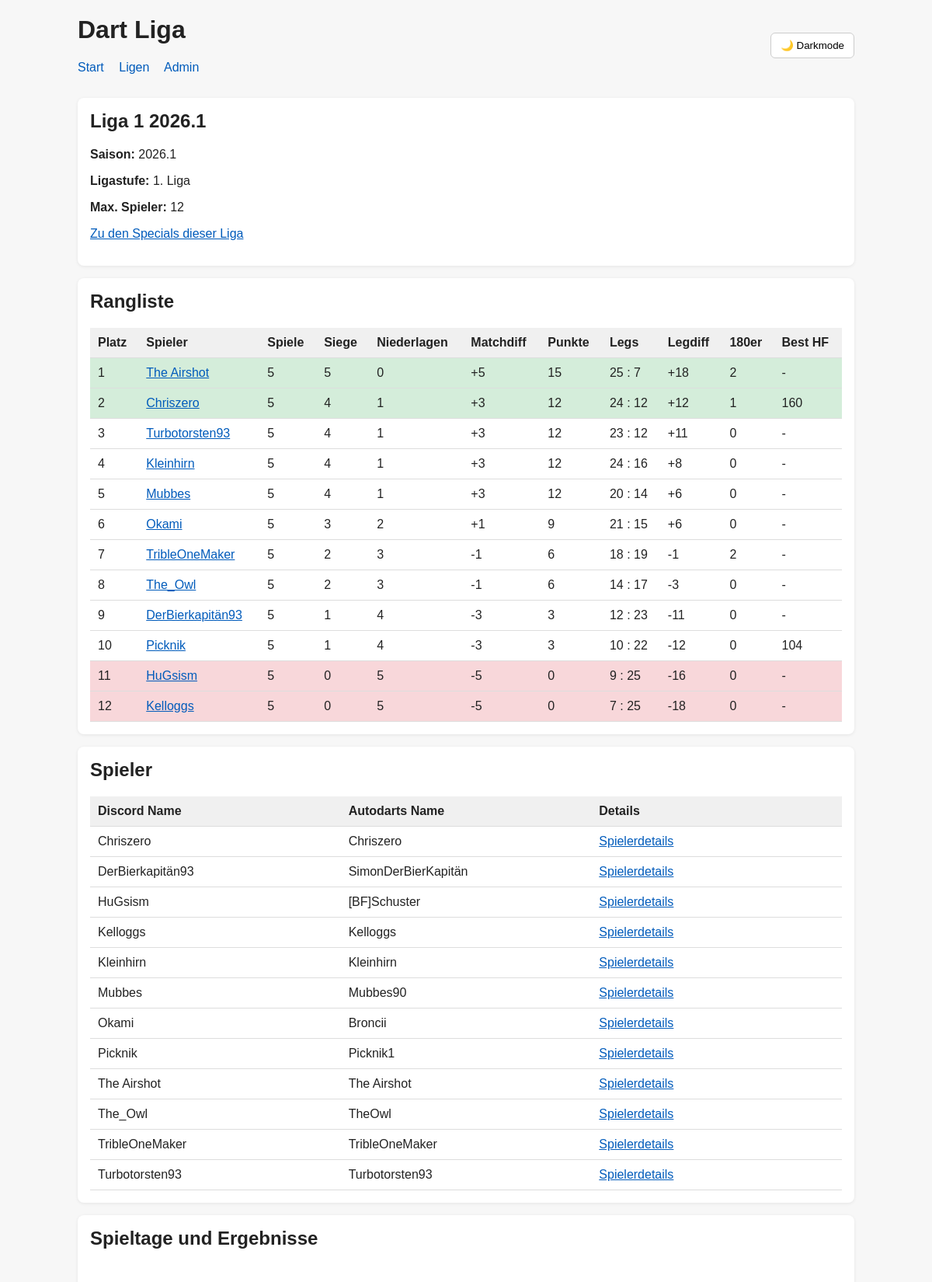
Page /ligen/1/ (upper part) on the committed database.
### leagues/models.py (models this page shows, shortened)
class League(models.Model):
    season = models.ForeignKey(
        Season,
        on_delete=models.CASCADE,
        related_name="leagues"
    )
    tier = models.ForeignKey(
        LeagueTier,
        on_delete=models.PROTECT,
        related_name="leagues"
    )
    name = models.CharField(max_length=100)
    max_players = models.PositiveIntegerField(default=12)
    is_public = models.BooleanField(default=True)
    class Meta:
        ordering = ["tier__order", "name"]
        unique_together = ["season", "name"]

class Season(models.Model):
    name = models.CharField(max_length=50, unique=True)
    is_active = models.BooleanField(default=False)
    class Meta:
        ordering = ["-id"]

class LeagueTier(models.Model):
    name = models.CharField(max_length=100)
    order = models.PositiveIntegerField(default=1)
    class Meta:
        ordering = ["order", "name"]

class LeaguePlayer(models.Model):
    league = models.ForeignKey(
        League,
        on_delete=models.CASCADE,
        related_name="league_players"
    )
    player = models.ForeignKey(
        "players.Player",
        on_delete=models.CASCADE,
        related_name="league_entries"
    )
    class Meta:
        ordering = ["league", "player"]
        constraints = [
            models.UniqueConstraint(fields=["player"], name="unique_player_one_league"),
        ]

### players/models.py (models this page shows, shortened)
class Player(models.Model):
    discord_name = models.CharField(
        max_length=100,
        unique=True,
        verbose_name="Discord Name"
    )
    autodarts_name = models.CharField(
        max_length=100,
        unique=True,
        verbose_name="Autodarts Name"
    )
    display_name = models.CharField(max_length=150, blank=True)
    is_active = models.BooleanField(default=True, verbose_name="Spieler aktiv")
    is_blocked = models.BooleanField(default=False, verbose_name="Spieler gesperrt")
    class Meta:
        ordering = ["display_name"]
        verbose_name = "Spieler"
        verbose_name_plural = "Spieler"
    def __str__(self):
        return self.display_name or f"{self.discord_name} / {self.autodarts_name}"

### matches/models.py (models this page shows, shortened)
class Match(models.Model):
    matchday = models.ForeignKey(
        Matchday,
        on_delete=models.CASCADE,
        related_name="matches"
    )
    player1 = models.ForeignKey(
        "players.Player",
        on_delete=models.PROTECT,
        related_name="matches_as_player1"
    )
    player2 = models.ForeignKey(
        "players.Player",
        on_delete=models.PROTECT,
        related_name="matches_as_player2"
    )
    player1_legs = models.PositiveIntegerField(default=0)
    player2_legs = models.PositiveIntegerField(default=0)
    winner = models.ForeignKey(
        "players.Player",
        on_delete=models.SET_NULL,
        null=True,
        blank=True,
        related_name="won_matches"
    )
    is_finished = models.BooleanField(default=False)
    class Meta:
        ordering = ["matchday", "id"]
        verbose_name = "Spiel"
        verbose_name_plural = "Spiele"

### public/views.py (the view)
# urls.py: path("ligen/<int:league_id>/", views.league_detail, name="league_detail"),
def league_detail(request, league_id):
    league = get_object_or_404(
        League.objects.select_related("season", "tier"),
        id=league_id,
    )
    league_players = list(
        league.league_players
        .select_related("player")
        .order_by("player__display_name")
    )
    matchdays = (
        Matchday.objects.filter(league=league)
        .prefetch_related(
            "matches__player1",
            "matches__player2",
            "matches__winner",
            "matches__specials__player",
            "matches__player_stats__player",
        )
        .order_by("number")
    )
    table = {}
    league_entries_for_ranking = list(
        league.league_players.select_related("player").all()
    )
    for entry_index, entry in enumerate(league_entries_for_ranking, start=1):
        player = entry.player
        table[player.id] = {
            "player": player,
            "matches": 0,
            "wins": 0,
            "losses": 0,
            "points": 0,
            "legs_for": 0,
            "legs_against": 0,
            "leg_diff": 0,
            "match_diff": 0,
            "count_180": 0,
            "best_highfinish": 0,
            "entry_order": entry_index,
        }
    for matchday in matchdays:
        matches = list(matchday.matches.all())
        for match in matches:
            specials = list(match.specials.all())
            match.specials_highfinish = [
                special for special in specials if special.special_type == "highfinish"
            ]
            match.has_highfinish = len(match.specials_highfinish) > 0
            if not match.is_finished:
                continue
            player1 = match.player1
            player2 = match.player2
            if player1.id not in table or player2.id not in table:
                continue
            table[player1.id]["matches"] += 1
            table[player2.id]["matches"] += 1
            table[player1.id]["legs_for"] += match.player1_legs
            table[player1.id]["legs_against"] += match.player2_legs
            table[player2.id]["legs_for"] += match.player2_legs
            table[player2.id]["legs_against"] += match.player1_legs
            if match.winner_id == player1.id:
                table[player1.id]["wins"] += 1
                table[player1.id]["points"] += 3
                table[player2.id]["losses"] += 1
            elif match.winner_id == player2.id:
                table[player2.id]["wins"] += 1
                table[player2.id]["points"] += 3
                table[player1.id]["losses"] += 1
            for stat in match.player_stats.all():
                if stat.player_id not in table:
                    continue
                table[stat.player_id]["count_180"] += stat.throws_180 or 0
            for special in specials:
                if special.player_id not in table:
                    continue
                if special.special_type == "highfinish":
                    if special.value > table[special.player_id]["best_highfinish"]:
                        table[special.player_id]["best_highfinish"] = special.value
    for row in table.values():
        row["leg_diff"] = row["legs_for"] - row["legs_against"]
        row["match_diff"] = row["wins"] - row["losses"]
    ranking = sorted(
        table.values(),
        key=lambda row: (
            -row["points"],
            -row["leg_diff"],
            row["entry_order"],
        )
    )
    for index, row in enumerate(ranking, start=1):
        row["position"] = index
    context = {
        "league": league,
        "league_players": league_players,
        "matchdays": matchdays,
        "ranking": ranking,
    }
    return render(request, "public/league_detail.html", context)

### templates/public/league_detail.html (shortened to what this page needs)
{% extends "public/base.html" %}
{% block content %}
<div class="card">
    <h2>{{ league.name }}</h2>
    <p><strong>Saison:</strong> {{ league.season.name }}</p>
    <p><strong>Ligastufe:</strong> {{ league.tier.name }}</p>
    <p><strong>Max. Spieler:</strong> {{ league.max_players }}</p>
    <p>
        <a href="{% url 'league_specials' league.id %}">Zu den Specials dieser Liga</a>
    </p>
</div>
<div class="card">
    <h2>Rangliste</h2>
    {% if ranking %}
        <table>
            <thead>
                <tr>
                    <th>Platz</th>
                    <th>Spieler</th>
                    <th>Spiele</th>
                    <th>Siege</th>
                    <th>Niederlagen</th>
                    <th>Matchdiff</th>
                    <th>Punkte</th>
                    <th>Legs</th>
                    <th>Legdiff</th>
                    <th>180er</th>
                    <th>Best HF</th>
                </tr>
            </thead>
            <tbody>
                {% for row in ranking %}
                    <tr
                        {% if forloop.counter <= 2 %}
                            class="rank-top"
                        {% elif forloop.counter > ranking|length|add:"-2" %}
                            class="rank-bottom"
                        {% endif %}
                    >
                        <td>{{ row.position }}</td>
                        <td><a href="{% url 'player_detail' row.player.id %}">{{ row.player.display_name }}</a></td>
                        <td>{{ row.matches }}</td>
                        <td>{{ row.wins }}</td>
                        <td>{{ row.losses }}</td>
                        <td>
                            {% if row.match_diff > 0 %}
                                +{{ row.match_diff }}
                            {% else %}
                                {{ row.match_diff }}
                            {% endif %}
                        </td>
                        <td>{{ row.points }}</td>
                        <td>{{ row.legs_for }} : {{ row.legs_against }}</td>
                        <td>{% if row.leg_diff > 0 %}
                                +{{ row.leg_diff }}
                            {% else %}
                                {{ row.leg_diff }}
                            {% endif %}</td>
                        <td>{{ row.count_180 }}</td>
                        <td>
                            {% if row.best_highfinish > 0 %}
                                {{ row.best_highfinish }}
                            {% else %}
                                -
                            {% endif %}
                        </td>
                    </tr>
                {% endfor %}
            </tbody>
        </table>
    {% else %}
        <p>Keine Rangliste verfügbar.</p>
    {% endif %}
</div>
<div class="card">
    <h2>Spieler</h2>
    {% if league_players %}
        <table class="player-table">
            <thead>
                <tr>
                    <th>Discord Name</th>
                    <th>Autodarts Name</th>
                    <th>Details</th>
                </tr>
            </thead>
            <tbody>
                {% for entry in league_players %}
                    <tr>
                        <td>{{ entry.player.discord_name }}</td>
                        <td>{{ entry.player.autodarts_name }}</td>
                        <td><a href="{% url 'player_detail' entry.player.id %}">Spielerdetails</a></td>
                    </tr>
                {% endfor %}
            </tbody>
        </table>
    {% else %}
        <p>Keine Spieler in dieser Liga.</p>
    {% endif %}
</div>
<div class="card">
    <h2>Spieltage und Ergebnisse</h2>
    {% if matchdays %}
        {% for matchday in matchdays %}
            <br><br>
        {% endfor %}
    {% else %}
        <p>Keine Spieltage vorhanden.</p>
    {% endif %}
</div>
{% endblock %}

### templates/public/base.html (style rules this page uses)
body { font-family: Arial, sans-serif; max-width: 1000px; margin: 0 auto; padding: 20px; background: #f7f7f7; color: #222; }
.card { background: white; padding: 16px; margin-bottom: 16px; border-radius: 8px; box-shadow: 0 1px 4px rgba(0,0,0,0.08); }
table { width: 100%; border-collapse: collapse; background: white; }
th, td { padding: 10px; border-bottom: 1px solid #ddd; text-align: left; }
th { background-color: #f0f0f0; }
h1, h2, h3 { margin-top: 0; }
.player-table { width: 100%; border-collapse: collapse; table-layout: fixed; margin-top: 10px; }
.player-table th, .player-table td { padding: 10px; text-align: left; border-bottom: 1px solid #ddd; }
.player-table th { background-color: #f0f0f0; font-weight: bold; }
.player-table th, .player-table td { word-break: break-word; }
.rank-top { background-color: #d4edda; }
.rank-bottom { background-color: #f8d7da; }
a, a:visited { color: #005bbb; }

### rows in the picture
League: name "Liga 1 2026.1", season.name "2026.1", tier.name "1. Liga", max_players "12"
Player: player.display_name "The Airshot"
Player: player.display_name "Chriszero"
Match: position "3", player.display_name "Turbotorsten93", matches "5", wins "4", losses "1", match_diff "3", points "12", legs_for "23", legs_against "12", leg_diff "11", count_180 "0"
Player: player.display_name "Kleinhirn"
Player: player.display_name "Mubbes"
Match: position "6", player.display_name "Okami", matches "5", wins "3", losses "2", match_diff "1", points "9", legs_for "21", legs_against "15", leg_diff "6", count_180 "0"
Player: player.display_name "TribleOneMaker"
Player: player.display_name "The_Owl"
Player: player.display_name "DerBierkapitän93"
Player: player.display_name "Picknik"
Player: player.display_name "HuGsism"
Player: player.display_name "Kelloggs"
LeaguePlayer: player.discord_name "Chriszero", player.autodarts_name "Chriszero"
LeaguePlayer: player.discord_name "DerBierkapitän93", player.autodarts_name "SimonDerBierKapitän"
LeaguePlayer: player.discord_name "HuGsism", player.autodarts_name "[BF]Schuster"
LeaguePlayer: player.discord_name "Kelloggs", player.autodarts_name "Kelloggs"
LeaguePlayer: player.discord_name "Kleinhirn", player.autodarts_name "Kleinhirn"
LeaguePlayer: player.discord_name "Mubbes", player.autodarts_name "Mubbes90"
LeaguePlayer: player.discord_name "Okami", player.autodarts_name "Broncii"
LeaguePlayer: player.discord_name "Picknik", player.autodarts_name "Picknik1"
LeaguePlayer: player.discord_name "The Airshot", player.autodarts_name "The Airshot"
LeaguePlayer: player.discord_name "The_Owl", player.autodarts_name "TheOwl"
LeaguePlayer: player.discord_name "TribleOneMaker", player.autodarts_name "TribleOneMaker"
LeaguePlayer: player.discord_name "Turbotorsten93", player.autodarts_name "Turbotorsten93"

### other values in the picture
{{ row.position }} "1" "2" "4" "5" "7" "8" "9" "10" "11" "12"
{{ row.matches }} "5" "5" "5" "5" "5" "5" "5" "5" "5" "5"
{{ row.wins }} "5" "4" "4" "4" "2" "2" "1" "1" "0" "0"
{{ row.losses }} "0" "1" "1" "1" "3" "3" "4" "4" "5" "5"
{{ row.match_diff }} "5" "3" "3" "3"
{{ row.points }} "15" "12" "12" "12" "6" "6" "3" "3" "0" "0"
{{ row.legs_for }} "25" "24" "24" "20" "18" "14" "12" "10" "9" "7"
{{ row.legs_against }} "7" "12" "16" "14" "19" "17" "23" "22" "25" "25"
{{ row.leg_diff }} "18" "12" "8" "6"
{{ row.count_180 }} "2" "1" "0" "0" "2" "0" "0" "0" "0" "0"
{{ row.best_highfinish }} "160" "104"
{{ row.match_diff }} "-1" "-1" "-3" "-3" "-5" "-5"
{{ row.leg_diff }} "-1" "-3" "-11" "-12" "-16" "-18"
